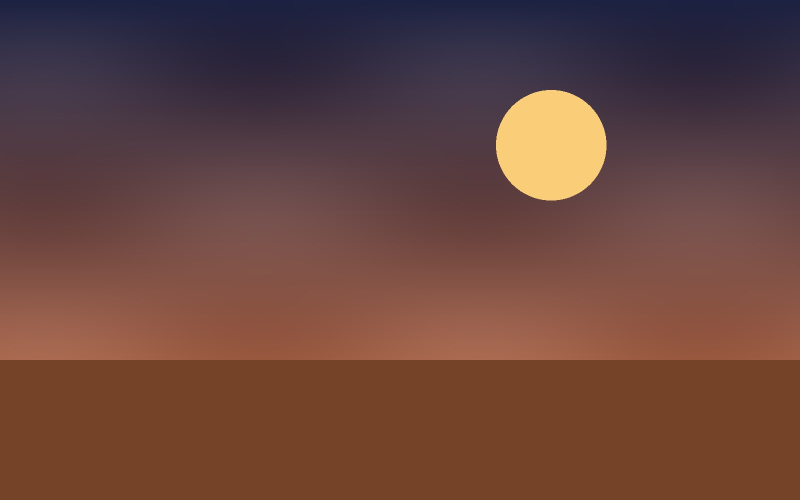
#> input picture examples/assets/sample_01_dawn.jpg, 1600 x 1000 px (shown at 1/2 size)
$ python -i thumbnail_gen.py   (imports and definitions only)
#> lines starting #> are read from the running program, lines starting #| are printed output that depends on the picture
#!/usr/bin/env python3
"""thumbnail_gen.py — pick the best CTR thumbnail frame from scene thumbnails.

Renders all scene thumbnails via ``render_thumbnails``, scores each frame,
writes the winner to ``--out`` as JPEG. Heuristics (advisory — review by eye):

- **contrast** — frame luminance spread (subject-on-background readability);
  approximated by (max-min)/255 of the frame.
- **legibility** — downscaled-to-168×94 fraction of non-white pixels
  (mobile feed legibility).
- **frame coverage** — global score = 0.55 floor; unusable frames (< 0.55
  total score) are reported as WARN but not fatal.

Monetization usage: thumbnails drive feed CTR; pick the frame with the most
visual punch while keeping small text legible at 168×94 (the feed width for
16:9 content). A top frame with embedded ≥3 word hook + contrast-rich face is
the YouTube-thumb sweet spot.

Usage:
    python3 scripts/thumbnail_gen.py --storyboard storyboard.json
        [--out dir/thumbnail.jpg] [--thumbnails-dir DIR] [--min-score 0.5]
"""

from __future__ import annotations

import argparse
import json
import sys
from pathlib import Path
from typing import Any, cast

from PIL import Image

sys.path.insert(0, str(Path(__file__).resolve().parent))

from render_engine import render_thumbnails

MOBILE_FEED_WIDTH = 168  # vertical/square feed width proxy


def _frame_contrast(im: Image.Image) -> float:
    if im.width == 0 or im.height == 0:
        return 0.0
    extrema = im.convert("L").getextrema()  # single band -> (min, max)
    lo, hi = cast("tuple[int, int]", extrema)
    return float(hi - lo) / 255.0


def _frame_legibility(im: Image.Image) -> float:
    gray = im.convert("L").resize((MOBILE_FEED_WIDTH, 94), Image.Resampling.LANCZOS)
    data = gray.tobytes()
    if not data:
        return 0.0
    dark = sum(1 for b in data if b < 200)
    return dark / float(len(data))


def score_frame(path: Path) -> dict[str, float]:
#> called with path = '../examples/assets/sample_01_dawn.jpg'
    with Image.open(path) as opened:
#> opened is the input picture: PIL image 1600x1000 RGB; mean R, G, B 104.7, 69.1, 61.6
        im = opened.convert("RGB")
    contrast = _frame_contrast(im)
#> in _frame_contrast, `extrema = im.convert("L").getextrema()`: extrema = (34, 225)
#> in _frame_contrast, `lo, hi = cast("tuple[int, int]", extrema)`: lo = 34; hi = 225
#> contrast = 0.749
    legibility = _frame_legibility(im)
#> in _frame_legibility, `gray = im.convert("L").resize((MOBILE_FEED_WIDTH, 94), Image.Resamplin..`:
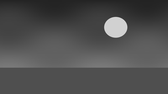
#> gray: PIL image 168x94 L; min 35, max 222, mean 79
#> in _frame_legibility, `dark = sum(1 for b in data if b < 200)`: dark = 15444
#> legibility = 0.978
    score = round(contrast * 0.55 + legibility * 0.45, 3)
#> score = 0.852
    return {
        "contrast": round(contrast, 3),
        "legibility": round(legibility, 3),
        "score": score,
    }


# [81 lines left out: functions pick_thumbnail, generate_thumbnail, main, not called in this run]


# [2 lines not run here, left out]

>>> result = score_frame('../examples/assets/sample_01_dawn.jpg')
#> result = {'contrast': 0.749, 'legibility': 0.978, 'score': 0.852}

$ run again, on snakes_friend_project/assets/01_086_wild_grass_snake_at_lake_geneva_photo_by_gil.jpg
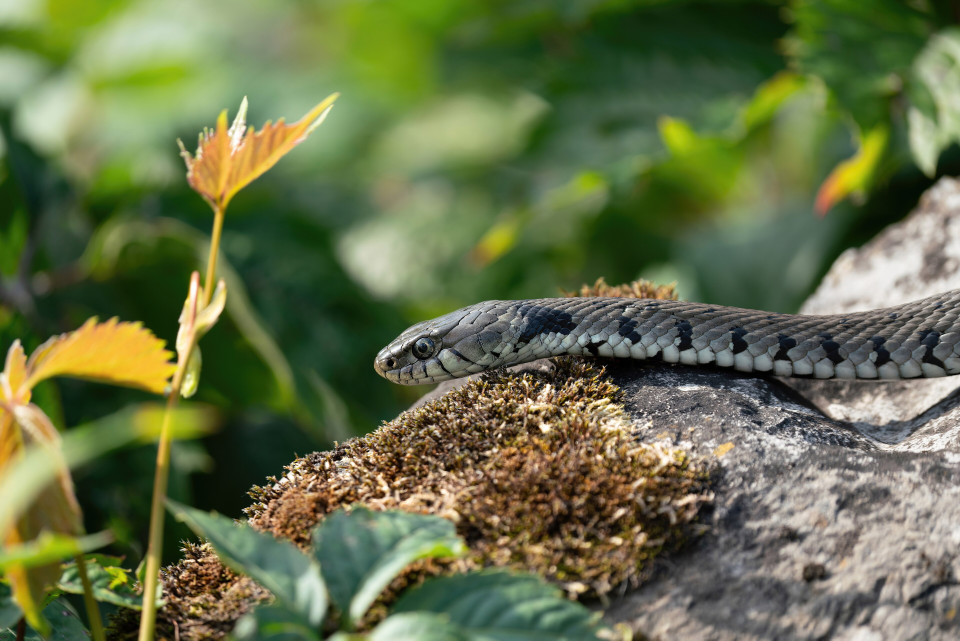
#> input picture snakes_friend_project/assets/01_086_wild_grass_snake_at_lake_geneva_photo_by_gil.jpg, 3840 x 2561 px (shown at 1/4 size)
#> in score_frame, opened is the input picture: PIL image 3840x2561 RGB; mean R, G, B 101.6, 111.3, 73.1
#> extrema = (0, 255)
#> lo = 0; hi = 255
#> contrast = 1
#> in _frame_legibility, `gray = im.convert("L").resize((MOBILE_FEED_WIDTH, 94), Image.Resamplin..`:
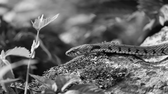
#> gray: PIL image 168x94 L; min 0, max 254, mean 104
#> dark = 15162
#> legibility = 0.96
#> score = 0.982
#> result = {'contrast': 1, 'legibility': 0.96, 'score': 0.982}
